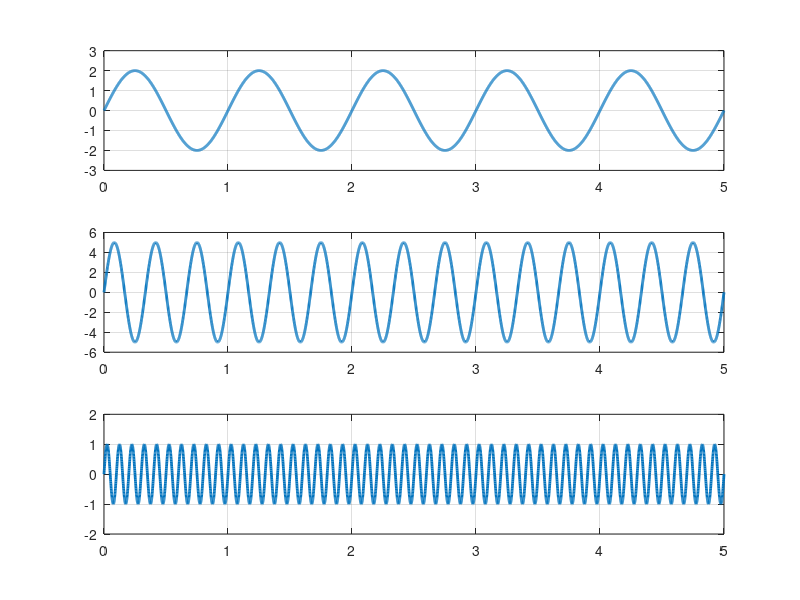

This chart was generated by the following MATLAB code: (Note: this script raises an error after producing the figure.)
%%%

h = figure('units', 'normalized', 'position',[0.1547 0.2389 0.5250 0.5954]);

srate = 1000; % sampling rate of 1 kHz
time  = 0:1/srate:5; 

%
subplot(3,1,1);

freq  = 1; % in Hz
amp   = 2; % amplitude, or height of the sine wave

sine_wave = amp.*sin(2*pi*freq.*time); % Note that you need the .* for point-wise vector multiplication.

plot(time,sine_wave, 'LineWidth',2)
set(gca,'ylim',[-3 3]) % this adjusts the y-axis limits for visibility
grid on;


%
subplot(3,1,2)

freq  = 3; % in Hz
amp   = 5; % amplitude, or height of the sine wave

sine_wave = amp.*sin(2*pi*freq.*time); % Note that you need the .* for point-wise vector multiplication.

plot(time,sine_wave, 'LineWidth',2)
set(gca,'ylim',[-6 6]) % this adjusts the y-axis limits for visibility
grid on;

%
subplot(3,1,3)

freq  = 10; % in Hz
amp   = 1; % amplitude, or height of the sine wave

sine_wave = amp.*sin(2*pi*freq.*time); % Note that you need the .* for point-wise vector multiplication.

plot(time,sine_wave, 'LineWidth',2)
set(gca,'ylim',[-2 2]) % this adjusts the y-axis limits for visibility
grid on;

%

h.Children(1).YAxis.FontSize = 16;
h.Children(2).YAxis.FontSize = 16;
h.Children(3).YAxis.FontSize = 16;
h.Children(1).XAxis.FontSize = 16;

h.Children(2).XLabel.String = '';
h.Children(3).XLabel.String = '';


h.Children(2).XTickLabel = '';
h.Children(3).XTickLabel = '';

h.Children(1).XLabel.String = 'Time (s)';
h.Children(2).YLabel.String = 'Amplitude';

h.Children(1).XLabel.FontSize = 20;
h.Children(2).YLabel.FontSize = 20


%% Time and frequency domain representation
%% Figure 11.4 Cohen

time=-1:1/srate:1;

% create three sine waves
s1 = sin(2*pi*3*time);
s2 = 0.5*sin(2*pi*8*time);
s3 = s1+s2;

% plot the sine waves
h = figure('units', 'normalized', 'position',[0.1547 0.2389 0.5250 0.5954]);

for i=1:3
    subplot(2,3,i)
    
    % plot sine waves, using the eval command (evaluate the string)
    eval([ 'plot(time,s' num2str(i) ', ''LineWidth'',2)' ]);
    set(gca,'ylim',[-1.6 1.6],'ytick',-1.5:.5:1.5)
    
    ax = gca;
    if i == 2 || i == 3
        ax.YTickLabel = '';
    end
    ax.FontSize = 16
    
    if i ==2
        ax.XLabel.String = 'Time (s)';
    end
   
    
    % plot power
    subplot(2,3,i+3)
    f  = eval([ 'fft(s' num2str(i) ')/length(time)' ]);
    hz = linspace(0,srate/2,floor(length(time)/2)+1);
    bar(hz,abs(f(1:length(hz))*2))
    set(gca,'xlim',[0 11],'xtick',0:10,'ylim',[0 1.2])
   
    ax = gca;
    ax.XTick = [0:2:10]
    ax.FontSize = 16
    
    if i == 2 || i == 3
        ax.YTickLabel = '';
    end
    if i ==2
        ax.XLabel.String = 'Frequency (Hz)';
    end
    
    if i ==1
        ax.YLabel.String = 'Amplitude';
    end
    
end


